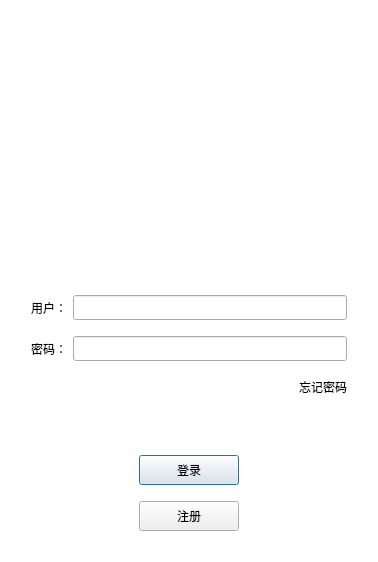
<?xml version="1.0" encoding="UTF-8"?>
<ui version="4.0">
 <class>LoginDialog</class>
 <widget class="QDialog" name="LoginDialog">
  <property name="geometry">
   <rect>
    <x>0</x>
    <y>0</y>
    <width>378</width>
    <height>562</height>
   </rect>
  </property>
  <property name="windowTitle">
   <string>Dialog</string>
  </property>
  <property name="styleSheet">
   <string notr="true">#LoginDialog{
background-color:rgb(255,255,255)
}
</string>
  </property>
  <layout class="QVBoxLayout" name="verticalLayout">
   <item>
    <layout class="QVBoxLayout" name="verticalLayout_2">
     <property name="leftMargin">
      <number>15</number>
     </property>
     <property name="topMargin">
      <number>15</number>
     </property>
     <property name="rightMargin">
      <number>15</number>
     </property>
     <property name="bottomMargin">
      <number>15</number>
     </property>
     <item>
      <spacer name="verticalSpacer">
       <property name="orientation">
        <enum>Qt::Vertical</enum>
       </property>
       <property name="sizeType">
        <enum>QSizePolicy::Fixed</enum>
       </property>
       <property name="sizeHint" stdset="0">
        <size>
         <width>20</width>
         <height>20</height>
        </size>
       </property>
      </spacer>
     </item>
     <item>
      <widget class="QWidget" name="widget" native="true">
       <property name="minimumSize">
        <size>
         <width>200</width>
         <height>200</height>
        </size>
       </property>
       <layout class="QGridLayout" name="gridLayout_3">
        <item row="1" column="0">
         <widget class="QLabel" name="label">
          <property name="minimumSize">
           <size>
            <width>200</width>
            <height>200</height>
           </size>
          </property>
          <property name="maximumSize">
           <size>
            <width>200</width>
            <height>200</height>
           </size>
          </property>
          <property name="text">
           <string/>
          </property>
          <property name="pixmap">
           <pixmap resource="rc.qrc">:/res/ice.png</pixmap>
          </property>
          <property name="scaledContents">
           <bool>true</bool>
          </property>
          <property name="alignment">
           <set>Qt::AlignCenter</set>
          </property>
         </widget>
        </item>
       </layout>
      </widget>
     </item>
     <item>
      <spacer name="verticalSpacer_3">
       <property name="orientation">
        <enum>Qt::Vertical</enum>
       </property>
       <property name="sizeType">
        <enum>QSizePolicy::Fixed</enum>
       </property>
       <property name="sizeHint" stdset="0">
        <size>
         <width>20</width>
         <height>20</height>
        </size>
       </property>
      </spacer>
     </item>
     <item>
      <layout class="QHBoxLayout" name="horizontalLayout_3">
       <property name="leftMargin">
        <number>5</number>
       </property>
       <property name="topMargin">
        <number>5</number>
       </property>
       <property name="rightMargin">
        <number>5</number>
       </property>
       <property name="bottomMargin">
        <number>5</number>
       </property>
       <item>
        <widget class="QLabel" name="user_label">
         <property name="minimumSize">
          <size>
           <width>0</width>
           <height>25</height>
          </size>
         </property>
         <property name="maximumSize">
          <size>
           <width>16777215</width>
           <height>25</height>
          </size>
         </property>
         <property name="styleSheet">
          <string notr="true">#user_label{
color:black;
}</string>
         </property>
         <property name="text">
          <string>用户：</string>
         </property>
        </widget>
       </item>
       <item>
        <widget class="QLineEdit" name="lineEdit">
         <property name="minimumSize">
          <size>
           <width>0</width>
           <height>25</height>
          </size>
         </property>
         <property name="maximumSize">
          <size>
           <width>16777215</width>
           <height>25</height>
          </size>
         </property>
        </widget>
       </item>
      </layout>
     </item>
     <item>
      <layout class="QHBoxLayout" name="horizontalLayout_4">
       <property name="leftMargin">
        <number>5</number>
       </property>
       <property name="topMargin">
        <number>5</number>
       </property>
       <property name="rightMargin">
        <number>5</number>
       </property>
       <property name="bottomMargin">
        <number>5</number>
       </property>
       <item>
        <widget class="QLabel" name="pass_label">
         <property name="minimumSize">
          <size>
           <width>0</width>
           <height>25</height>
          </size>
         </property>
         <property name="maximumSize">
          <size>
           <width>16777215</width>
           <height>25</height>
          </size>
         </property>
         <property name="styleSheet">
          <string notr="true">#pass_label{
	color:black;
}</string>
         </property>
         <property name="text">
          <string>密码：</string>
         </property>
        </widget>
       </item>
       <item>
        <widget class="QLineEdit" name="lineEdit_2">
         <property name="minimumSize">
          <size>
           <width>0</width>
           <height>25</height>
          </size>
         </property>
         <property name="maximumSize">
          <size>
           <width>16777215</width>
           <height>25</height>
          </size>
         </property>
        </widget>
       </item>
      </layout>
     </item>
     <item>
      <layout class="QHBoxLayout" name="horizontalLayout_5">
       <property name="leftMargin">
        <number>5</number>
       </property>
       <property name="topMargin">
        <number>5</number>
       </property>
       <property name="rightMargin">
        <number>5</number>
       </property>
       <property name="bottomMargin">
        <number>5</number>
       </property>
       <item>
        <spacer name="horizontalSpacer">
         <property name="orientation">
          <enum>Qt::Horizontal</enum>
         </property>
         <property name="sizeHint" stdset="0">
          <size>
           <width>40</width>
           <height>20</height>
          </size>
         </property>
        </spacer>
       </item>
       <item>
        <widget class="PressLabel" name="forget_label">
         <property name="cursor">
          <cursorShape>ArrowCursor</cursorShape>
         </property>
         <property name="styleSheet">
          <string notr="true">#forget_label{
color:black;
}

#forget_label:hover{
color: rgb(9,130,217);
cursor: pointer;
}</string>
         </property>
         <property name="text">
          <string>忘记密码</string>
         </property>
        </widget>
       </item>
      </layout>
     </item>
     <item>
      <spacer name="verticalSpacer_2">
       <property name="orientation">
        <enum>Qt::Vertical</enum>
       </property>
       <property name="sizeHint" stdset="0">
        <size>
         <width>20</width>
         <height>40</height>
        </size>
       </property>
      </spacer>
     </item>
     <item>
      <layout class="QHBoxLayout" name="horizontalLayout">
       <property name="leftMargin">
        <number>5</number>
       </property>
       <property name="topMargin">
        <number>5</number>
       </property>
       <property name="rightMargin">
        <number>5</number>
       </property>
       <property name="bottomMargin">
        <number>5</number>
       </property>
       <item>
        <spacer name="horizontalSpacer_3">
         <property name="orientation">
          <enum>Qt::Horizontal</enum>
         </property>
         <property name="sizeHint" stdset="0">
          <size>
           <width>40</width>
           <height>20</height>
          </size>
         </property>
        </spacer>
       </item>
       <item>
        <widget class="QPushButton" name="pushButton_2">
         <property name="minimumSize">
          <size>
           <width>100</width>
           <height>30</height>
          </size>
         </property>
         <property name="text">
          <string>登录</string>
         </property>
        </widget>
       </item>
       <item>
        <spacer name="horizontalSpacer_4">
         <property name="orientation">
          <enum>Qt::Horizontal</enum>
         </property>
         <property name="sizeHint" stdset="0">
          <size>
           <width>40</width>
           <height>20</height>
          </size>
         </property>
        </spacer>
       </item>
      </layout>
     </item>
     <item>
      <layout class="QHBoxLayout" name="horizontalLayout_2">
       <property name="leftMargin">
        <number>5</number>
       </property>
       <property name="topMargin">
        <number>5</number>
       </property>
       <property name="rightMargin">
        <number>5</number>
       </property>
       <property name="bottomMargin">
        <number>5</number>
       </property>
       <item>
        <spacer name="horizontalSpacer_5">
         <property name="orientation">
          <enum>Qt::Horizontal</enum>
         </property>
         <property name="sizeHint" stdset="0">
          <size>
           <width>40</width>
           <height>20</height>
          </size>
         </property>
        </spacer>
       </item>
       <item>
        <widget class="QPushButton" name="reg_btn">
         <property name="minimumSize">
          <size>
           <width>100</width>
           <height>30</height>
          </size>
         </property>
         <property name="text">
          <string>注册</string>
         </property>
        </widget>
       </item>
       <item>
        <spacer name="horizontalSpacer_6">
         <property name="orientation">
          <enum>Qt::Horizontal</enum>
         </property>
         <property name="sizeHint" stdset="0">
          <size>
           <width>40</width>
           <height>20</height>
          </size>
         </property>
        </spacer>
       </item>
      </layout>
     </item>
    </layout>
   </item>
  </layout>
 </widget>
 <customwidgets>
  <customwidget>
   <class>PressLabel</class>
   <extends>QLabel</extends>
   <header>presslabel.h</header>
  </customwidget>
 </customwidgets>
 <resources>
  <include location="rc.qrc"/>
 </resources>
 <connections/>
</ui>
